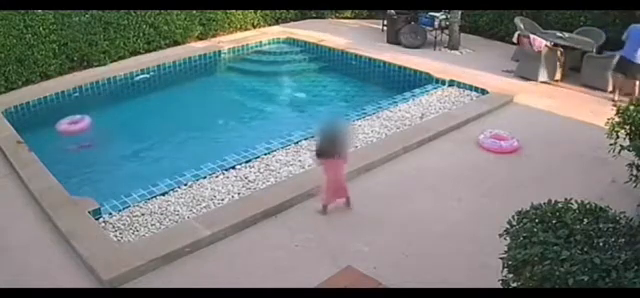
#> input picture frame 220 of src/piscina.mp4, 640 x 298 px
$ python processar_video.py
#> lines starting #> are read from the running program, lines starting #| are printed output that depends on the picture
import cv2
import os

def simular_monitoramento(caminho_entrada, caminho_saida):
    # Inicializa o leitor de vídeo
#> called with caminho_entrada = 'piscina.mp4', caminho_saida = 'resultado_monitoramento.mp4'
    cap = cv2.VideoCapture(caminho_entrada)

    if not cap.isOpened():
        print(f"Erro: Não foi possível abrir o vídeo '{caminho_entrada}'. Verifique se o arquivo existe.")
        return

    # Extrai as propriedades do vídeo original para criar o vídeo de saída com a mesma qualidade
    largura = int(cap.get(cv2.CAP_PROP_FRAME_WIDTH))
    altura = int(cap.get(cv2.CAP_PROP_FRAME_HEIGHT))
    fps = int(cap.get(cv2.CAP_PROP_FPS))
    total_frames = int(cap.get(cv2.CAP_PROP_FRAME_COUNT))

    print(f"Iniciando: {largura}x{altura} a {fps} FPS. Total: {total_frames} frames.")

    # Configura o gravador de vídeo (o codec mp4v funciona muito bem nativamente)
    fourcc = cv2.VideoWriter_fourcc(*'mp4v')
    out = cv2.VideoWriter(caminho_saida, fourcc, fps, (largura, altura))

    frames_processados = 0

    # Loop principal: lê e processa o vídeo quadro a quadro
    while True:
        sucesso, frame = cap.read()
#> frame is the input picture: shape (298, 640, 3); mean B, G, R 126.3, 124, 111.8

        # Se 'sucesso' for False, o vídeo acabou
        if not sucesso:
            break

        # --- ÁREA DE PROCESSAMENTO (Sua IA entrará aqui no futuro) ---

        # Vamos desenhar um retângulo simulando a área útil da piscina
        margem = 50
        cv2.rectangle(frame, (margem, margem), (largura - margem, altura - margem), (255, 0, 0), 2)

        # Adicionando um texto de status simulando a detecção
        cv2.putText(frame, 'Status: Monitoramento Ativo', (margem + 10, margem + 40),
                    cv2.FONT_HERSHEY_SIMPLEX, 1, (0, 255, 0), 2)

        # Contador de frames
        cv2.putText(frame, f'Frame: {frames_processados}/{total_frames}', (margem + 10, margem + 80),
                    cv2.FONT_HERSHEY_SIMPLEX, 0.8, (0, 255, 255), 2)
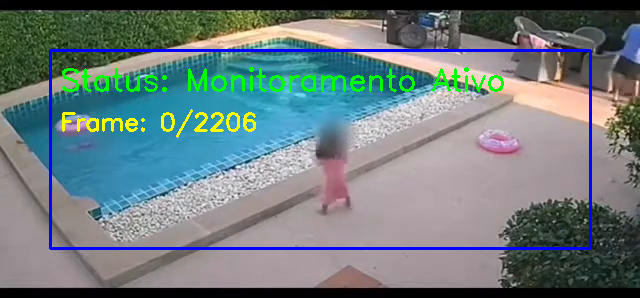
#> frame: shape (298, 640, 3); mean B, G, R 125.8, 123.6, 109

        # -------------------------------------------------------------

        # Grava o frame alterado no novo arquivo
        out.write(frame)
        frames_processados += 1

        # Feedback visual no terminal a cada 50 frames processados
        if frames_processados % 50 == 0:
            print(f"Progresso: {frames_processados}/{total_frames} frames processados...")

    # Boa prática: liberar os recursos da memória ao finalizar
    cap.release()
    out.release()
    print(f"\nProcessamento concluído! Abra o arquivo '{caminho_saida}' para ver o resultado.")

if __name__ == "__main__":
    video_original = 'piscina.mp4'
    video_processado = 'resultado_monitoramento.mp4'

    # Validação rápida de diretório
    if os.path.exists(video_original):
        simular_monitoramento(video_original, video_processado)
    else:
        print(f"Atenção: Coloque um arquivo de vídeo chamado '{video_original}' na mesma pasta deste script.")

$ run again, starting later in the video
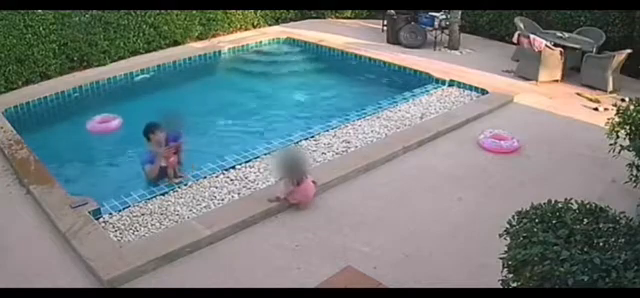
#> input picture frame 992 of src/piscina.mp4, 640 x 298 px
#> in simular_monitoramento, frame is the input picture: shape (298, 640, 3); mean B, G, R 123.7, 122.4, 111.7
#> in simular_monitoramento, `cv2.putText(frame, f'Frame: {frames_processados}/{total_frames}', (mar..`:
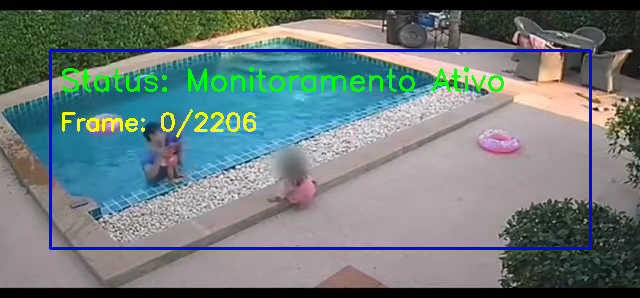
#> frame: shape (298, 640, 3); mean B, G, R 123.3, 122, 108.8

$ run again, starting later in the video
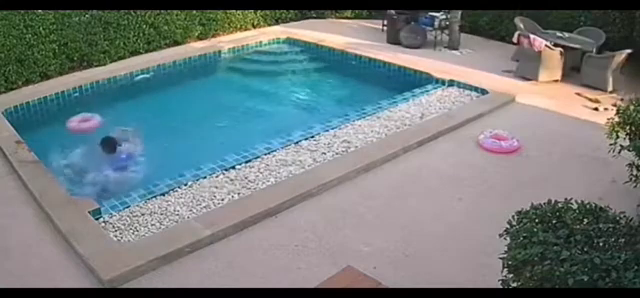
#> input picture frame 1764 of src/piscina.mp4, 640 x 298 px
#> in simular_monitoramento, frame is the input picture: shape (298, 640, 3); mean B, G, R 125.8, 124, 113
#> in simular_monitoramento, `cv2.putText(frame, f'Frame: {frames_processados}/{total_frames}', (mar..`:
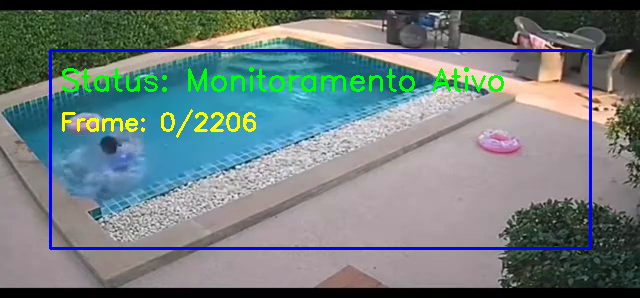
#> frame: shape (298, 640, 3); mean B, G, R 125.3, 123.7, 110.1
